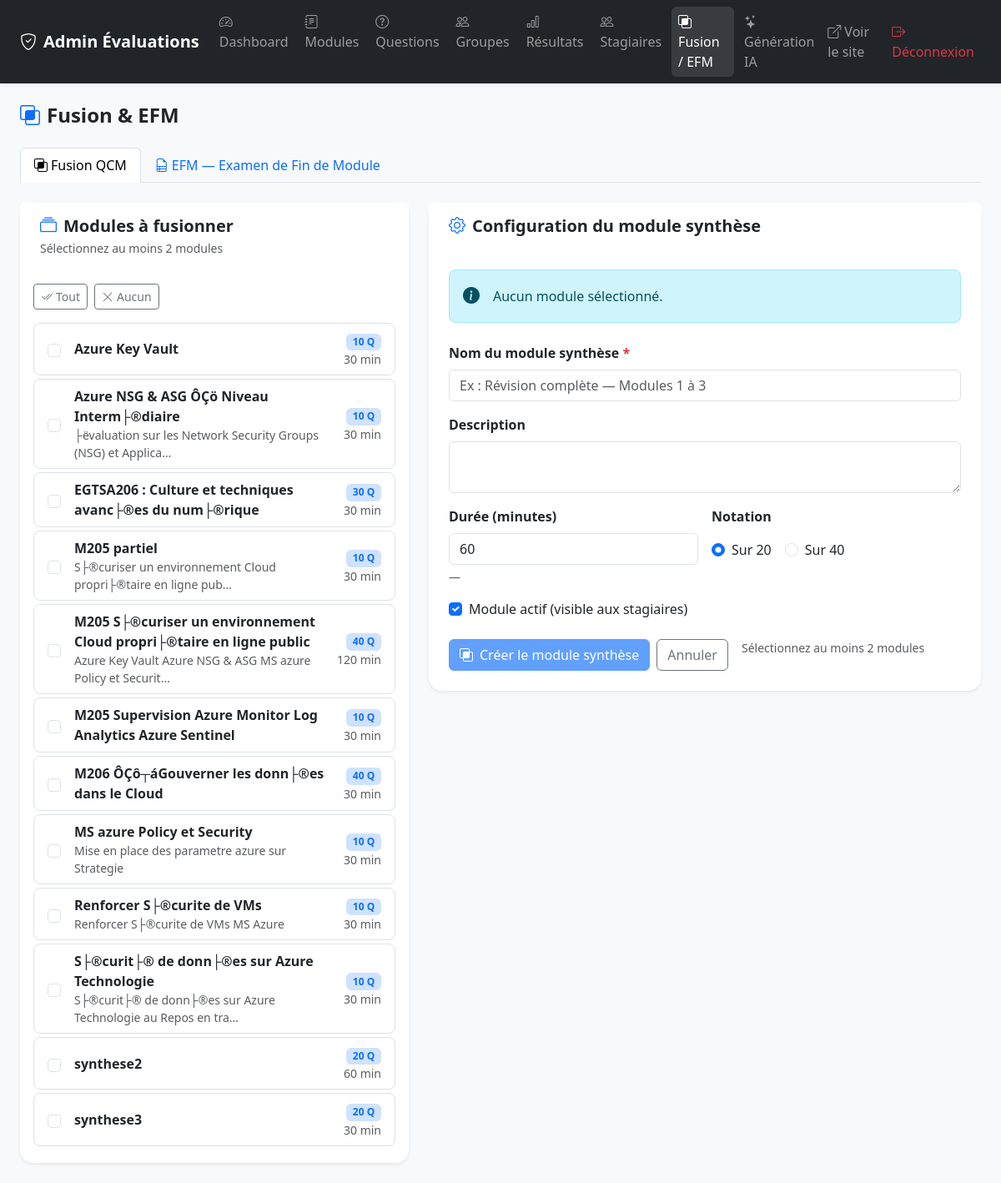
Before: /admin/fusion.php (signed in) with the older database file.
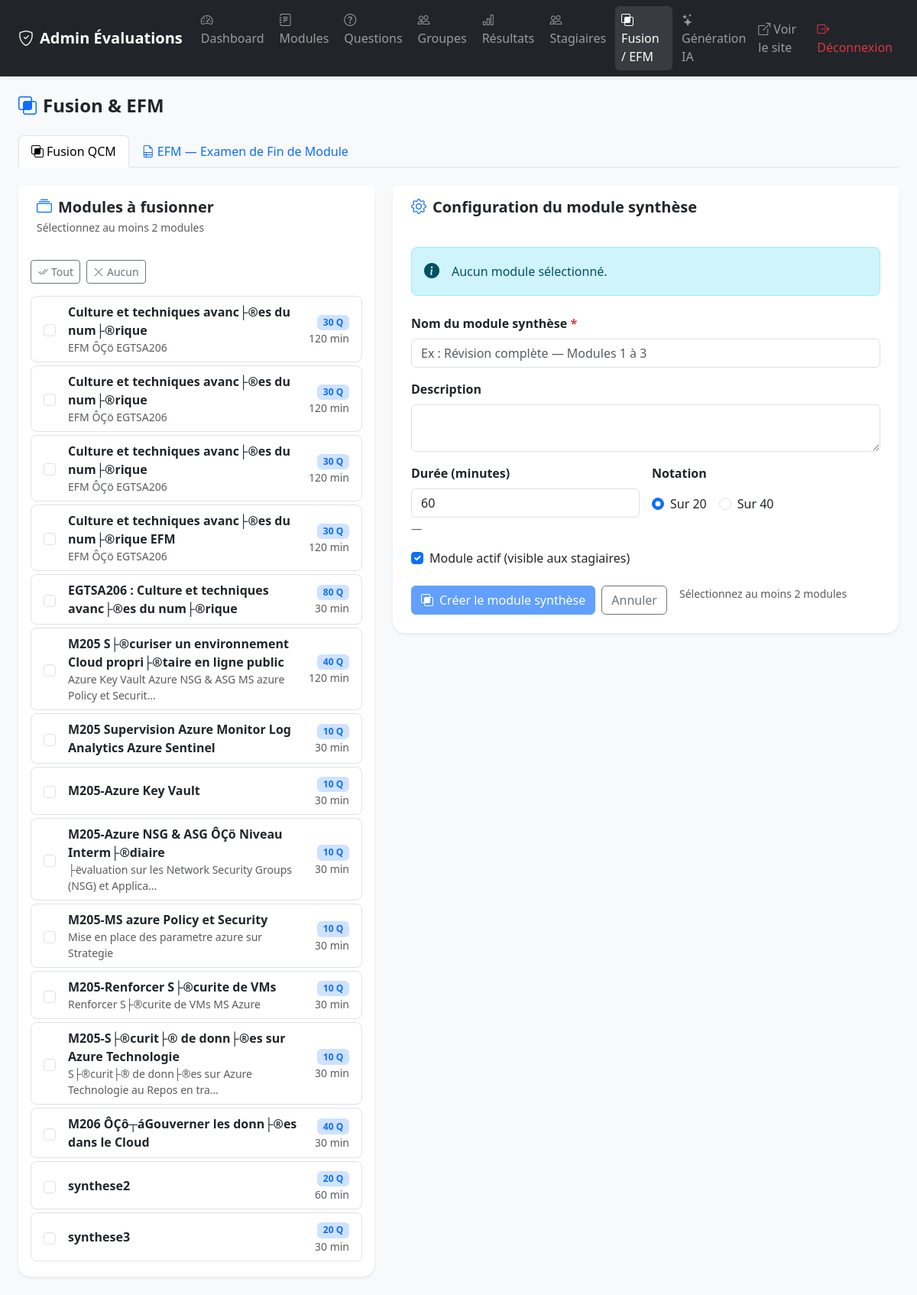
After: the same page with the newer database file.
### tables this page shows
CREATE TABLE `modules` (
  `id` int NOT NULL AUTO_INCREMENT,
  `nom` varchar(150) NOT NULL,
  `description` text,
  `duree_minutes` int DEFAULT '30',
  `note_max` int DEFAULT '20' COMMENT 'Notation sur 20 ou 40',
  `actif` tinyint(1) DEFAULT '1',
  `type` varchar(10) NOT NULL DEFAULT 'qcm',
  `meta_json` text,
  `created_at` timestamp NULL DEFAULT CURRENT_TIMESTAMP,
  PRIMARY KEY (`id`)
);

### includes/functions.php (called while the page is built, shortened)
<?php
function sanitize(string $str): string {
    return htmlspecialchars(trim($str), ENT_QUOTES, 'UTF-8');
}
function getAllModules(): array {
    $pdo = getDB();
    return $pdo->query("
        SELECT m.*,
               COALESCE(m.note_max, 20) AS note_max,
               (SELECT COUNT(*) FROM questions q WHERE q.module_id = m.id) AS nb_questions,
               (SELECT COUNT(*) FROM parties p WHERE p.module_id = m.id) AS nb_parties
        FROM modules m
        ORDER BY m.nom
    ")->fetchAll();
}

### admin/fusion.php (the view, shortened to what the changed rows need)
<?php
require_once __DIR__ . '/../includes/functions.php';
$activeTab = 'fusion';
$modules = getAllModules();
?>
<!DOCTYPE html>
<html lang="fr">
<head>
    <link href="https://cdn.jsdelivr.net/npm/bootstrap@5.3.2/dist/css/bootstrap.min.css" rel="stylesheet">
    <link href="https://cdn.jsdelivr.net/npm/bootstrap-icons@1.11.3/font/bootstrap-icons.min.css" rel="stylesheet">
    <link href="../assets/css/style.css" rel="stylesheet">
</head>
<body class="bg-light">
<div class="container-fluid py-4 px-4">
    <div class="d-flex align-items-center mb-4 gap-3">
        <h2 class="h4 fw-bold mb-0">
            <i class="bi bi-intersect me-2 text-primary"></i>Fusion &amp; EFM
        </h2>
    </div>
    <div class="tab-content">
    <div class="tab-pane fade <?= $activeTab === 'fusion' ? 'show active' : '' ?>" id="tab-fusion">
        <form method="POST" id="fusionForm">
            <div class="row g-4">
                <div class="col-lg-5">
                    <div class="card border-0 shadow-sm rounded-4 h-100">
                        <div class="card-body p-3">
                            <?php if (empty($modules)): ?>
                                <div class="text-center text-muted py-4"><i class="bi bi-journal-x fs-2 d-block mb-2"></i>Aucun module</div>
                            <?php else: ?>
                            <div class="list-group list-group-flush" id="moduleList">
                                <?php foreach ($modules as $m): ?>
                                <label class="list-group-item list-group-item-action rounded-3 mb-1 border module-item" style="cursor:pointer">
                                    <div class="d-flex align-items-center gap-3">
                                        <input class="form-check-input flex-shrink-0 module-checkbox" type="checkbox"
                                               name="module_ids[]" value="<?= $m['id'] ?>"
                                               data-questions="<?= (int)$m['nb_questions'] ?>"
                                               data-name="<?= sanitize($m['nom']) ?>"
                                               data-duree="<?= (int)$m['duree_minutes'] ?>">
                                        <div class="flex-grow-1">
                                            <div class="fw-semibold"><?= sanitize($m['nom']) ?></div>
                                            <?php if ($m['description']): ?>
                                            <div class="text-muted small"><?= sanitize(mb_substr($m['description'], 0, 60)) ?><?= mb_strlen($m['description']) > 60 ? '…' : '' ?></div>
                                            <?php endif; ?>
                                        </div>
                                        <div class="text-end flex-shrink-0">
                                            <span class="badge bg-primary-subtle text-primary"><?= (int)$m['nb_questions'] ?> Q</span>
                                            <div class="text-muted small"><?= $m['duree_minutes'] ?> min</div>
                                        </div>
                                    </div>
                                </label>
                                <?php endforeach; ?>
                            </div>
                            <?php endif; ?>
                        </div>
                    </div>
                </div>
            </div>
        </form>
    </div>
    </div>
</div>
</body>
</html>

Changed rows visible on the page:
removed modules: nom "M205 partiel", description "S├®curiser un environnement Cloud propri├®taire en ligne pub", nb_questions "10", duree_minutes "30"
added modules: nom "Culture et techniques avanc├®es du num├®rique", description "EFM ÔÇö EGTSA206", nb_questions "30", duree_minutes "120"
added modules: nom "Culture et techniques avanc├®es du num├®rique", description "EFM ÔÇö EGTSA206", nb_questions "30", duree_minutes "120"
added modules: nom "Culture et techniques avanc├®es du num├®rique", description "EFM ÔÇö EGTSA206", nb_questions "30", duree_minutes "120"
added modules: nom "Culture et techniques avanc├®es du num├®rique EFM", description "EFM ÔÇö EGTSA206", nb_questions "30", duree_minutes "120"
computed for modules "EGTSA206 : Culture et techniques avanc├®es du num├®rique": nb_questions "30" → "80"
changed modules: nom "Azure Key Vault" → "M205-Azure Key Vault"; moves down the list
changed modules "├ëvaluation sur les Network Security Groups (NSG) et Applica": nom "Azure NSG & ASG ÔÇö Niveau Interm├®diaire" → "M205-Azure NSG & ASG ÔÇö Niveau Interm├®diaire"; moves down the list
changed modules "Mise en place des parametre azure sur Strategie": nom "MS azure Policy et Security" → "M205-MS azure Policy et Security"
changed modules "Renforcer S├®curite de VMs MS Azure": nom "Renforcer S├®curite de VMs" → "M205-Renforcer S├®curite de VMs"
changed modules "S├®curit├® de donn├®es sur Azure Technologie au Repos en tra": nom "S├®curit├® de donn├®es sur Azure Technologie" → "M205-S├®curit├® de donn├®es sur Azure Technologie"
shown differently, row unchanged: modules "M206 ÔÇô┬áGouverner les donn├®es dans le Cloud": moves down the list
